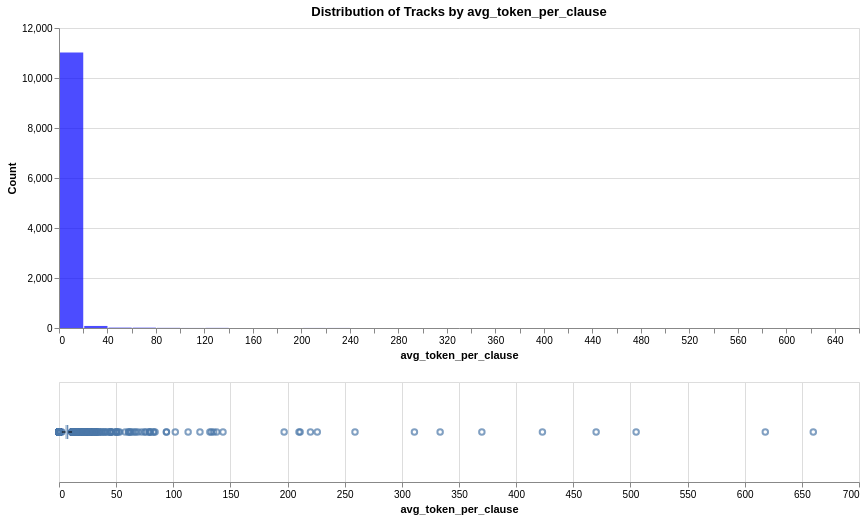

The notebook cell this image was saved under:
### Markdown cell above
The avg_token_per_clause value for the track "Ne se obrushtai" will be recomputed by hand, as it's not worth to install a SpaCy russian model only for one track (506 / 128 = 3,95). For the others top 2% of values, they will be recomputed using SpaCy.

### Code cell
threshold_top_1_percent = df_tracks['avg_token_per_clause'].quantile(0.98)

print(f"The smallest of the top 2% of values (98th percentile) is: {threshold_top_1_percent}")

analyze_distribution(df_cleaned, 'avg_token_per_clause', 'avg_token_per_clause', 'blue')

### Figure 1 — Vega specification as saved in the notebook (floating-point values rounded to 4 significant figures; data arrays with more than 128 entries replaced by an {"elided": "..."} marker saying what was removed)
{"$schema": "https://vega.github.io/schema/vega/v5.json", "data": [{"name": "source_0"}, {"name": "data_0", "values": [{"__count": 11018, "bin_maxbins_10_avg_token_per_clause": 0.0, "bin_maxbins_10_avg_token_per_clause_end": 100.0, "bin_maxbins_40_avg_token_per_clause": 0.0, "bin_maxbins_40_avg_token_per_clause_end": 20.0}, {"__count": 82, "bin_maxbins_10_avg_token_per_clause": 0.0, "bin_maxbins_10_avg_token_per_clause_end": 100.0, "bin_maxbins_40_avg_token_per_clause": 20.0, "bin_maxbins_40_avg_token_per_clause_end": 40.0}, {"__count": 16, "bin_maxbins_10_avg_token_per_clause": 0.0, "bin_maxbins_10_avg_token_per_clause_end": 100.0, "bin_maxbins_40_avg_token_per_clause": 40.0, "bin_maxbins_40_avg_token_per_clause_end": 60.0}, {"__count": 14, "bin_maxbins_10_avg_token_per_clause": 0.0, "bin_maxbins_10_avg_token_per_clause_end": 100.0, "bin_maxbins_40_avg_token_per_clause": 60.0, "bin_maxbins_40_avg_token_per_clause_end": 80.0}, {"__count": 5, "bin_maxbins_10_avg_token_per_clause": 100.0, "bin_maxbins_10_avg_token_per_clause_end": 200.0, "bin_maxbins_40_avg_token_per_clause": 120.0, "bin_maxbins_40_avg_token_per_clause_end": 140.0}, {"__count": 6, "bin_maxbins_10_avg_token_per_clause": 0.0, "bin_maxbins_10_avg_token_per_clause_end": 100.0, "bin_maxbins_40_avg_token_per_clause": 80.0, "bin_maxbins_40_avg_token_per_clause_end": 100.0}, {"__count": 2, "bin_maxbins_10_avg_token_per_clause": 200.0, "bin_maxbins_10_avg_token_per_clause_end": 300.0, "bin_maxbins_40_avg_token_per_clause": 200.0, "bin_maxbins_40_avg_token_per_clause_end": 220.0}, {"__count": 2, "bin_maxbins_10_avg_token_per_clause": 100.0, "bin_maxbins_10_avg_token_per_clause_end": 200.0, "bin_maxbins_40_avg_token_per_clause": 100.0, "bin_maxbins_40_avg_token_per_clause_end": 120.0}, {"__count": 1, "bin_maxbins_10_avg_token_per_clause": 400.0, "bin_maxbins_10_avg_token_per_clause_end": 500.0, "bin_maxbins_40_avg_token_per_clause": 420.0, "bin_maxbins_40_avg_token_per_clause_end": 440.0}, {"__count": 2, "bin_maxbins_10_avg_token_per_clause": 200.0, "bin_maxbins_10_avg_token_per_clause_end": 300.0, "bin_maxbins_40_avg_token_per_clause": 220.0, "bin_maxbins_40_avg_token_per_clause_end": 240.0}, {"__count": 1, "bin_maxbins_10_avg_token_per_clause": 100.0, "bin_maxbins_10_avg_token_per_clause_end": 200.0, "bin_maxbins_40_avg_token_per_clause": 140.0, "bin_maxbins_40_avg_token_per_clause_end": 160.0}, {"__count": 1, "bin_maxbins_10_avg_token_per_clause": 200.0, "bin_maxbins_10_avg_token_per_clause_end": 300.0, "bin_maxbins_40_avg_token_per_clause": 240.0, "bin_maxbins_40_avg_token_per_clause_end": 260.0}, {"__count": 1, "bin_maxbins_10_avg_token_per_clause": 300.0, "bin_maxbins_10_avg_token_per_clause_end": 400.0, "bin_maxbins_40_avg_token_per_clause": 320.0, "bin_maxbins_40_avg_token_per_clause_end": 340.0}, {"__count": 1, "bin_maxbins_10_avg_token_per_clause": 400.0, "bin_maxbins_10_avg_token_per_clause_end": 500.0, "bin_maxbins_40_avg_token_per_clause": 460.0, "bin_maxbins_40_avg_token_per_clause_end": 480.0}, {"__count": 1, "bin_maxbins_10_avg_token_per_clause": 500.0, "bin_maxbins_10_avg_token_per_clause_end": 600.0, "bin_maxbins_40_avg_token_per_clause": 500.0, "bin_maxbins_40_avg_token_per_clause_end": 520.0}, {"__count": 1, "bin_maxbins_10_avg_token_per_clause": 100.0, "bin_maxbins_10_avg_token_per_clause_end": 200.0, "bin_maxbins_40_avg_token_per_clause": 180.0, "bin_maxbins_40_avg_token_per_clause_end": 200.0}, {"__count": 1, "bin_maxbins_10_avg_token_per_clause": 300.0, "bin_maxbins_10_avg_token_per_clause_end": 400.0, "bin_maxbins_40_avg_token_per_clause": 300.0, "bin_maxbins_40_avg_token_per_clause_end": 320.0}, {"__count": 1, "bin_maxbins_10_avg_token_per_clause": 600.0, "bin_maxbins_10_avg_token_per_clause_end": 700.0, "bin_maxbins_40_avg_token_per_clause": 640.0, "bin_maxbins_40_avg_token_per_clause_end": 660.0}, {"__count": 1, "bin_maxbins_10_avg_token_per_clause": 300.0, "bin_maxbins_10_avg_token_per_clause_end": 400.0, "bin_maxbins_40_avg_token_per_clause": 360.0, "bin_maxbins_40_avg_token_per_clause_end": 380.0}, {"__count": 1, "bin_maxbins_10_avg_token_per_clause": 600.0, "bin_maxbins_10_avg_token_per_clause_end": 700.0, "bin_maxbins_40_avg_token_per_clause": 600.0, "bin_maxbins_40_avg_token_per_clause_end": 620.0}]}, {"name": "data_1"}, {"name": "data_2", "values": {"elided": "743 records"}}, {"name": "data_3"}, {"name": "data_4", "values": [{"lower_box_avg_token_per_clause": 5.845, "lower_whisker_avg_token_per_clause": 2.5, "max_avg_token_per_clause": 11.43}]}, {"name": "data_5", "values": [{"max_avg_token_per_clause": 11.43, "upper_box_avg_token_per_clause": 8.081, "upper_whisker_avg_token_per_clause": 11.43}]}, {"name": "data_6"}, {"name": "data_7", "values": [{"lower_box_avg_token_per_clause": 5.845, "max_avg_token_per_clause": 660.0, "upper_box_avg_token_per_clause": 8.081}]}, {"name": "data_8", "values": [{"lower_box_avg_token_per_clause": 5.845, "max_avg_token_per_clause": 660.0, "mid_box_avg_token_per_clause": 6.753, "upper_box_avg_token_per_clause": 8.081}]}, {"name": "data_0_concat_0_y_domain___count", "values": [{"min": 1, "max": 11018}]}], "signals": [{"name": "concat_0_bin_maxbins_40_avg_token_per_clause_bins", "value": {"fields": ["avg_token_per_clause"], "fname": "bin_avg_token_per_clause", "start": 0.0, "step": 20.0, "stop": 660.0}}, {"name": "concat_0_height", "value": 300}, {"name": "concat_1_height", "value": 100}], "marks": [{"type": "group", "name": "concat_0_group", "encode": {"update": {"width": {"signal": "width"}, "height": {"signal": "concat_0_height"}}}, "marks": [{"type": "rect", "name": "concat_0_marks", "from": {"data": "data_0"}, "encode": {"update": {"tooltip": {"signal": "{\"avg_token_per_clause (binned)\": !isValid(datum[\"bin_maxbins_10_avg_token_per_clause\"]) || !isFinite(+datum[\"bin_maxbins_10_avg_token_per_clause\"]) ? \"null\" : format(datum[\"bin_maxbins_10_avg_token_per_clause\"], \"\") + \" – \" + format(datum[\"bin_maxbins_10_avg_token_per_clause_end\"], \"\"), \"Count of Records\": format(datum[\"__count\"], \"\")}"}, "y2": {"value": 0, "scale": "concat_0_y"}, "opacity": {"value": 0.7}, "fill": {"value": "blue"}, "x2": {"field": "bin_maxbins_40_avg_token_per_clause", "scale": "concat_0_x", "offset": {"signal": "0.5 + (abs(scale(\"concat_0_x\", datum[\"bin_maxbins_40_avg_token_per_clause_end\"]) - scale(\"concat_0_x\", datum[\"bin_maxbins_40_avg_token_per_clause\"])) < 0.25 ? -0.5 * (0.25 - (abs(scale(\"concat_0_x\", datum[\"bin_maxbins_40_avg_token_per_clause_end\"]) - scale(\"concat_0_x\", datum[\"bin_maxbins_40_avg_token_per_clause\"])))) : 0.5)"}}, "y": {"field": "__count", "scale": "concat_0_y"}, "x": {"field": "bin_maxbins_40_avg_token_per_clause_end", "scale": "concat_0_x", "offset": {"signal": "0.5 + (abs(scale(\"concat_0_x\", datum[\"bin_maxbins_40_avg_token_per_clause_end\"]) - scale(\"concat_0_x\", datum[\"bin_maxbins_40_avg_token_per_clause\"])) < 0.25 ? 0.5 * (0.25 - (abs(scale(\"concat_0_x\", datum[\"bin_maxbins_40_avg_token_per_clause_end\"]) - scale(\"concat_0_x\", datum[\"bin_maxbins_40_avg_token_per_clause\"])))) : -0.5)"}}}}, "style": ["bar"]}], "axes": [{"scale": "concat_0_y", "gridScale": "concat_0_x", "aria": false, "orient": "left", "domain": false, "maxExtent": 0, "ticks": false, "zindex": 0, "tickCount": {"signal": "ceil(concat_0_height/40)"}, "labels": false, "minExtent": 0, "grid": true}, {"scale": "concat_0_x", "zindex": 0, "grid": false, "title": "avg_token_per_clause", "orient": "bottom", "labelFlush": true, "tickCount": {"signal": "ceil(width/10)"}, "labelOverlap": true}, {"scale": "concat_0_y", "orient": "left", "title": "Count", "tickCount": {"signal": "ceil(concat_0_height/40)"}, "labelOverlap": true, "zindex": 0, "grid": false}], "title": {"text": "Distribution of Tracks by avg_token_per_clause", "frame": "group"}, "style": "cell"}, {"type": "group", "name": "concat_1_group", "encode": {"update": {"height": {"signal": "concat_1_height"}, "width": {"signal": "width"}}}, "signals": [{"name": "height", "update": "concat_1_height"}], "marks": [{"type": "symbol", "name": "concat_1_layer_0_layer_0_marks", "from": {"data": "data_2"}, "encode": {"update": {"stroke": {"value": "#4c78a8"}, "y": {"signal": "concat_1_height", "mult": 0.5}, "fill": {"value": "transparent"}, "x": {"field": "avg_token_per_clause", "scale": "concat_1_x"}, "opacity": {"value": 0.7}}}, "style": ["point", "boxplot-outliers"]}, {"type": "rule", "name": "concat_1_layer_0_layer_1_layer_0_marks", "from": {"data": "data_4"}, "encode": {"update": {"x2": {"field": "lower_box_avg_token_per_clause", "scale": "concat_1_x"}, "x": {"field": "lower_whisker_avg_token_per_clause", "scale": "concat_1_x"}, "stroke": {"value": "black"}, "y": {"signal": "concat_1_height", "mult": 0.5}, "tooltip": {"signal": "format(datum[\"max_avg_token_per_clause\"], \"\")"}}}, "style": ["rule", "boxplot-rule"], "aria": false}, {"type": "rule", "name": "concat_1_layer_0_layer_1_layer_1_marks", "from": {"data": "data_5"}, "encode": {"update": {"tooltip": {"signal": "format(datum[\"max_avg_token_per_clause\"], \"\")"}, "x": {"field": "upper_box_avg_token_per_clause", "scale": "concat_1_x"}, "x2": {"field": "upper_whisker_avg_token_per_clause", "scale": "concat_1_x"}, "stroke": {"value": "black"}, "y": {"signal": "concat_1_height", "mult": 0.5}}}, "style": ["rule", "boxplot-rule"], "aria": false}, {"type": "rect", "name": "concat_1_layer_1_layer_0_marks", "from": {"data": "data_7"}, "encode": {"update": {"x": {"field": "lower_box_avg_token_per_clause", "scale": "concat_1_x"}, "height": {"value": 14}, "tooltip": {"signal": "format(datum[\"max_avg_token_per_clause\"], \"\")"}, "yc": {"signal": "concat_1_height", "mult": 0.5}, "fill": {"value": "#4c78a8"}, "x2": {"field": "upper_box_avg_token_per_clause", "scale": "concat_1_x"}}}, "style": ["bar", "boxplot-box"]}, {"type": "rect", "name": "concat_1_layer_1_layer_1_marks", "from": {"data": "data_8"}, "encode": {"update": {"xc": {"field": "mid_box_avg_token_per_clause", "scale": "concat_1_x"}, "fill": [{"value": "#4c78a8", "test": "datum['lower_box_avg_token_per_clause'] >= datum['upper_box_avg_token_per_clause']"}, {"value": "white"}], "yc": {"signal": "concat_1_height", "mult": 0.5}, "height": {"value": 14}, "width": {"value": 1}, "tooltip": {"signal": "format(datum[\"max_avg_token_per_clause\"], \"\")"}, "opacity": {"value": 0.7}}}, "aria": false, "style": ["tick", "boxplot-median"]}], "axes": [{"scale": "concat_1_x", "aria": false, "ticks": false, "labels": false, "zindex": 0, "tickCount": {"signal": "ceil(width/40)"}, "grid": true, "domain": false, "minExtent": 0, "maxExtent": 0, "orient": "bottom"}, {"scale": "concat_1_x", "labelOverlap": true, "zindex": 0, "tickCount": {"signal": "ceil(width/40)"}, "grid": false, "orient": "bottom", "title": "avg_token_per_clause", "labelFlush": true}], "style": "cell"}], "scales": [{"name": "concat_0_x", "type": "linear", "domain": {"signal": "[concat_0_bin_maxbins_40_avg_token_per_clause_bins.start, concat_0_bin_maxbins_40_avg_token_per_clause_bins.stop]"}, "range": [0, {"signal": "width"}], "bins": {"signal": "concat_0_bin_maxbins_40_avg_token_per_clause_bins"}, "zero": false}, {"name": "concat_0_y", "type": "linear", "domain": [{"signal": "(data(\"data_0_concat_0_y_domain___count\")[0] || {}).min"}, {"signal": "(data(\"data_0_concat_0_y_domain___count\")[0] || {}).max"}], "range": [{"signal": "concat_0_height"}, 0], "zero": true, "nice": true}, {"name": "concat_1_x", "type": "linear", "domain": {"fields": [{"data": "data_2", "field": "avg_token_per_clause"}, {"data": "data_4", "field": "lower_whisker_avg_token_per_clause"}, {"data": "data_4", "field": "lower_box_avg_token_per_clause"}, {"data": "data_5", "field": "upper_box_avg_token_per_clause"}, {"data": "data_5", "field": "upper_whisker_avg_token_per_clause"}, {"data": "data_7", "field": "lower_box_avg_token_per_clause"}, {"data": "data_7", "field": "upper_box_avg_token_per_clause"}, {"data": "data_8", "field": "mid_box_avg_token_per_clause"}]}, "range": [0, {"signal": "width"}], "nice": true, "zero": true}], "padding": 5, "background": "white", "layout": {"padding": 20, "columns": 1, "bounds": "full", "align": "each"}, "width": 800}
